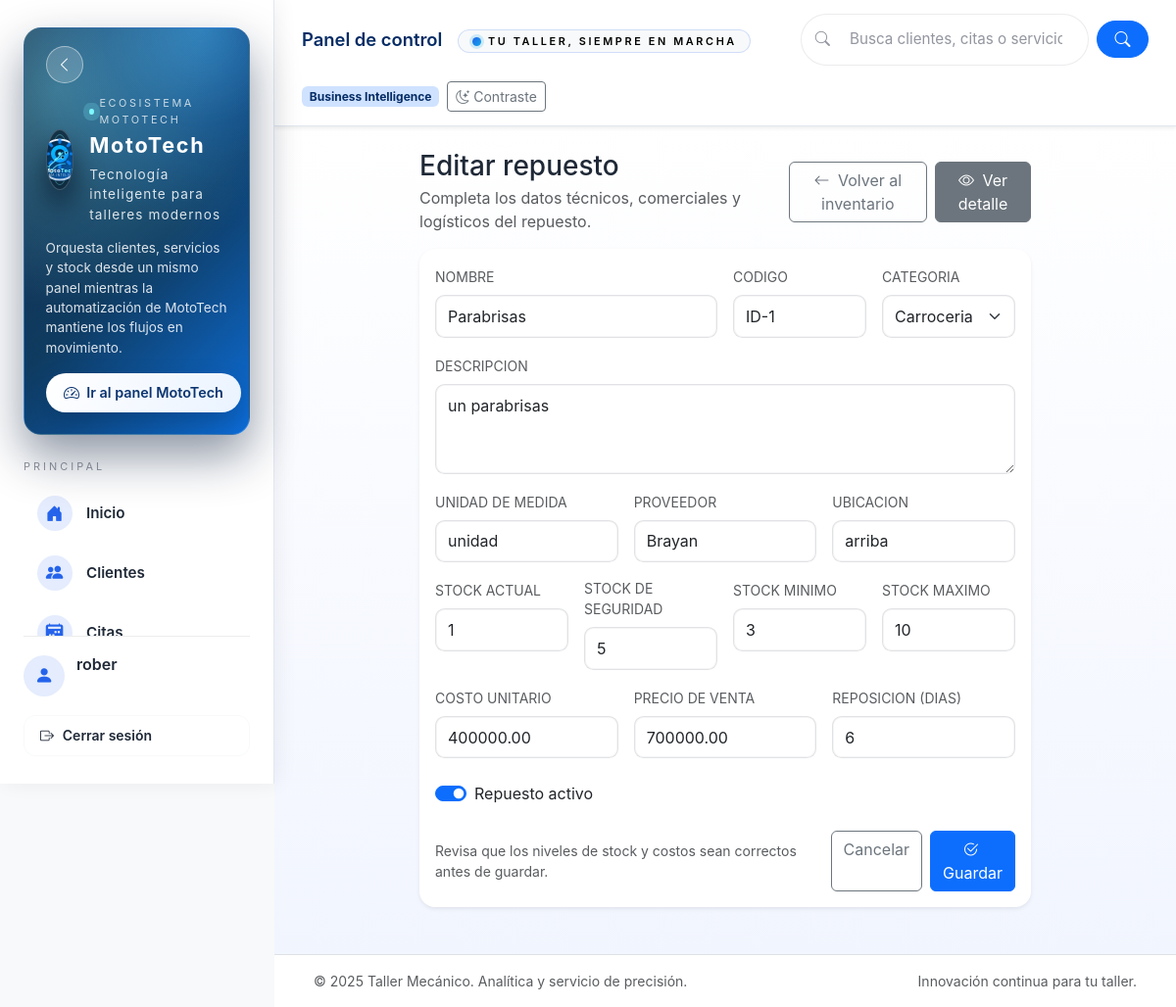
Page /inventario/1/editar/ (signed in) on the committed database.
### inventario/models.py (models this page shows, shortened)
class Repuesto(models.Model):
    codigo = models.CharField(max_length=50, unique=True)
    nombre = models.CharField(max_length=150)
    descripcion = models.TextField(blank=True)
    categoria = models.CharField(max_length=30, choices=CategoriaRepuesto.choices, default=CategoriaRepuesto.MECANICA)
    unidad_medida = models.CharField(max_length=20, default="unidad")
    proveedor = models.CharField(max_length=150, blank=True)
    ubicacion = models.CharField(max_length=100, blank=True, help_text="Ubicacion fisica, ej: Rack A-01")
    stock = models.PositiveIntegerField(default=0)
    stock_seguridad = models.PositiveIntegerField(default=0, help_text="Nivel minimo recomendado")
    stock_minimo = models.PositiveIntegerField(default=0)
    stock_maximo = models.PositiveIntegerField(default=0, help_text="Capacidad maxima planificada")
    costo_unitario = models.DecimalField(max_digits=12, decimal_places=2, default=0)
    precio_venta = models.DecimalField(max_digits=12, decimal_places=2, default=0)
    tiempo_reposicion_dias = models.PositiveIntegerField(default=0, help_text="Dias estimados para reposicion")
    activo = models.BooleanField(default=True)
    creado = models.DateTimeField(auto_now_add=True)
    actualizado = models.DateTimeField(auto_now=True)
    class Meta:
        ordering = ["nombre"]
        verbose_name = "Repuesto"
        verbose_name_plural = "Repuestos"
    def __str__(self) -> str:
        return f"{self.codigo} - {self.nombre}"

### inventario/views.py (the view, shortened to what this page needs)
# urls.py: path("<int:pk>/editar/", InventarioUpdateView.as_view(), name="update"),
class InventarioUpdateView(LoginRequiredMixin, UpdateView):
    model = Repuesto
    form_class = RepuestoForm
    template_name = "inventario/form.html"

### inventario/templates/inventario/form.html (shortened to what this page needs)
{% extends "base.html" %}
{% block content %}
<div class="row justify-content-center">
  <div class="col-xl-9 col-lg-10">
    <div class="d-flex justify-content-between align-items-center mb-3">
      <div>
        <h1 class="h3 mb-1">
          {% if view.object %}
            Editar repuesto
          {% else %}
            Nuevo repuesto
          {% endif %}
        </h1>
        <p class="text-muted mb-0">Completa los datos técnicos, comerciales y logísticos del repuesto.</p>
      </div>
      <div class="d-flex gap-2">
        <a class="btn btn-outline-secondary" href="{% url 'inventario:list' %}">
          <i class="bi bi-arrow-left me-1"></i> Volver al inventario
        </a>
        {% if view.object %}
          <a class="btn btn-secondary" href="{% url 'inventario:detail' view.object.pk %}">
            <i class="bi bi-eye me-1"></i> Ver detalle
          </a>
        {% endif %}
      </div>
    </div>
    <div class="card border-0 shadow-sm mb-4">
      <div class="card-body">
        <form method="post" novalidate>
          <div class="row g-3">
            <div class="col-md-6">
              <label class="form-label text-muted text-uppercase small" for="{{ form.nombre.id_for_label }}">Nombre</label>
              {{ form.nombre }}
            </div>
            <div class="col-md-3">
              <label class="form-label text-muted text-uppercase small" for="{{ form.codigo.id_for_label }}">Codigo</label>
              {{ form.codigo }}
            </div>
            <div class="col-md-3">
              <label class="form-label text-muted text-uppercase small" for="{{ form.categoria.id_for_label }}">Categoria</label>
              {{ form.categoria }}
            </div>
            <div class="col-12">
              <label class="form-label text-muted text-uppercase small" for="{{ form.descripcion.id_for_label }}">Descripcion</label>
              {{ form.descripcion }}
            </div>
            <div class="col-md-4">
              <label class="form-label text-muted text-uppercase small" for="{{ form.unidad_medida.id_for_label }}">Unidad de medida</label>
              {{ form.unidad_medida }}
            </div>
            <div class="col-md-4">
              <label class="form-label text-muted text-uppercase small" for="{{ form.proveedor.id_for_label }}">Proveedor</label>
              {{ form.proveedor }}
            </div>
            <div class="col-md-4">
              <label class="form-label text-muted text-uppercase small" for="{{ form.ubicacion.id_for_label }}">Ubicacion</label>
              {{ form.ubicacion }}
            </div>
            <div class="col-md-3">
              <label class="form-label text-muted text-uppercase small" for="{{ form.stock.id_for_label }}">Stock actual</label>
              {{ form.stock }}
            </div>
            <div class="col-md-3">
              <label class="form-label text-muted text-uppercase small" for="{{ form.stock_seguridad.id_for_label }}">Stock de seguridad</label>
              {{ form.stock_seguridad }}
            </div>
            <div class="col-md-3">
              <label class="form-label text-muted text-uppercase small" for="{{ form.stock_minimo.id_for_label }}">Stock minimo</label>
              {{ form.stock_minimo }}
            </div>
            <div class="col-md-3">
              <label class="form-label text-muted text-uppercase small" for="{{ form.stock_maximo.id_for_label }}">Stock maximo</label>
              {{ form.stock_maximo }}
            </div>
            <div class="col-md-4">
              <label class="form-label text-muted text-uppercase small" for="{{ form.costo_unitario.id_for_label }}">Costo unitario</label>
              {{ form.costo_unitario }}
            </div>
            <div class="col-md-4">
              <label class="form-label text-muted text-uppercase small" for="{{ form.precio_venta.id_for_label }}">Precio de venta</label>
              {{ form.precio_venta }}
            </div>
            <div class="col-md-4">
              <label class="form-label text-muted text-uppercase small" for="{{ form.tiempo_reposicion_dias.id_for_label }}">Reposicion (dias)</label>
              {{ form.tiempo_reposicion_dias }}
            </div>
            <div class="col-12">
              <div class="form-check form-switch mt-2">
                {{ form.activo }}
                <label class="form-check-label" for="{{ form.activo.id_for_label }}">Repuesto activo</label>
              </div>
            </div>
          </div>
          <div class="d-flex justify-content-between align-items-center mt-4">
            <div class="text-muted small">
              Revisa que los niveles de stock y costos sean correctos antes de guardar.
            </div>
            <div class="d-flex gap-2">
              <a class="btn btn-outline-secondary" href="{% url 'inventario:list' %}">Cancelar</a>
              <button type="submit" class="btn btn-primary">
                <i class="bi bi-check2-circle me-1"></i> Guardar
              </button>
            </div>
          </div>
        </form>
      </div>
    </div>
  </div>
</div>
{% endblock %}

### templates/base.html (shortened to what this page needs)
{% load static %}
<!doctype html>
<html lang="es" data-bs-theme="light">
<head>
  <link href="https://cdn.jsdelivr.net/npm/bootstrap@5.3.3/dist/css/bootstrap.min.css" rel="stylesheet">
  <link href="https://cdn.jsdelivr.net/npm/bootstrap-icons@1.11.3/font/bootstrap-icons.css" rel="stylesheet">
  <link rel="stylesheet" href="https://cdn.datatables.net/1.13.8/css/dataTables.bootstrap5.min.css">
  <link rel="stylesheet" href="{% static 'css/dashboard.css' %}?v=20241017">
</head>
<body class="app-body bg-body-tertiary">
<div class="app-shell d-flex min-vh-100">
  <aside class="app-sidebar" data-app-sidebar>
    <div class="sidebar-inner d-flex flex-column h-100">
      <div class="sidebar-hero">
        <div class="hero-row">
          <div class="hero-brand d-flex align-items-center gap-3">
            <div class="hero-logo d-inline-flex align-items-center justify-content-center rounded-circle">
              <img src="{% static 'img/logo.svg' %}" alt="Logo MotoTech" class="hero-logo-img" width="48" height="48" loading="lazy">
            </div>
            <div class="hero-copy">
              <span class="hero-pill">Ecosistema MotoTech</span>
              <span class="hero-title fw-bold">MotoTech</span>
              <small class="hero-slogan">Tecnolog&iacute;a inteligente para talleres modernos</small>
            </div>
          </div>
          <button type="button" class="hero-toggle btn btn-outline-light rounded-circle d-none d-lg-inline-flex" data-sidebar-toggle="desktop" aria-label="Contraer men&uacute;">
          </button>
        </div>
        <p class="hero-description">Orquesta clientes, servicios y stock desde un mismo panel mientras la automatizaci&oacute;n de MotoTech mantiene los flujos en movimiento.</p>
        <a class="hero-cta" href="{% url 'dashboard:overview' %}"><i class="bi bi-speedometer2" aria-hidden="true"></i><span>Ir al panel MotoTech</span></a>
      </div>
      <div class="sidebar-scroll flex-grow-1 mt-4">
        {% with current_ns=request.resolver_match.namespace %}
        <div class="sidebar-section">
          <p class="sidebar-section__title link-text">Principal</p>
          <nav class="sidebar-nav">
            <a class="sidebar-link{% if current_ns == 'dashboard' %} active{% endif %}" href="{% url 'dashboard:overview' %}" data-bs-toggle="tooltip" data-bs-placement="right" title="Inicio">
              <i class="bi bi-house-door-fill"></i><span class="link-text">Inicio</span>
            </a>
            <a class="sidebar-link{% if current_ns == 'clientes' %} active{% endif %}" href="{% url 'clientes:list' %}" data-bs-toggle="tooltip" data-bs-placement="right" title="Clientes">
              <i class="bi bi-people-fill"></i><span class="link-text">Clientes</span>
            </a>
            <a class="sidebar-link{% if current_ns == 'citas' %} active{% endif %}" href="{% url 'citas:list' %}" data-bs-toggle="tooltip" data-bs-placement="right" title="Citas">
              <i class="bi bi-calendar2-week-fill"></i><span class="link-text">Citas</span>
            </a>
          </nav>
        </div>
        {% endwith %}
      </div>
      <div class="sidebar-footer mt-auto pt-3">
        {% if user.is_authenticated %}
          <div class="sidebar-user mb-3">
            <div class="user-avatar d-inline-flex align-items-center justify-content-center rounded-circle">
              <i class="bi bi-person-fill"></i>
            </div>
            <div>
              <span class="d-block fw-semibold link-text">{{ user.get_full_name|default:user.username }}</span>
              <small class="text-white-50 link-text">Sesi&oacute;n activa</small>
            </div>
          </div>
          <a class="btn btn-outline-light w-100 btn-sm sidebar-action" href="{% url 'logout' %}" data-bs-toggle="tooltip" data-bs-placement="right" title="Cerrar sesi&oacute;n">
            <i class="bi bi-box-arrow-right"></i> <span class="link-text">Cerrar sesi&oacute;n</span>
          </a>
        {% else %}
          <a class="btn btn-light w-100 btn-sm sidebar-action" href="{% url 'login' %}" data-bs-toggle="tooltip" data-bs-placement="right" title="Iniciar sesi&oacute;n">
            <i class="bi bi-box-arrow-in-right"></i> <span class="link-text">Iniciar sesi&oacute;n</span>
          </a>
        {% endif %}
      </div>
    </div>
  </aside>
  <div class="app-main flex-grow-1 d-flex flex-column">
    <header class="app-topbar shadow-sm">
      <div class="topbar-left d-flex align-items-center gap-3 flex-wrap flex-lg-nowrap">
        <h1 class="page-title h5 mb-0 fw-semibold text-primary-emphasis">{% block page_title %}Panel de control{% endblock %}</h1>
        <span class="topbar-slogan badge text-bg-light text-uppercase fw-semibold"><span class="slogan-text">Tu taller, siempre en marcha</span></span>
      </div>
      <form class="header-search d-none d-lg-flex align-items-center gap-2" action="{% url 'dashboard:overview' %}" method="get">
        <div class="search-field d-flex align-items-center flex-grow-1">
          <i class="bi bi-search"></i>
          <input type="text" class="form-control" placeholder="Busca clientes, citas o servicios..." name="q" value="{{ request.GET.q }}">
        </div>
        <button class="btn btn-primary" type="submit"><i class="bi bi-search"></i></button>
      </form>
      <div class="topbar-right d-flex align-items-center gap-2 flex-wrap justify-content-end">
        {% block topbar_meta %}
          <span class="badge bg-primary-subtle text-primary-emphasis d-none d-md-inline">Business Intelligence</span>
        {% endblock %}
        <button id="toggleSectionContrast" type="button" class="btn btn-outline-secondary btn-sm ms-auto ms-md-0">
        </button>
      </div>
    </header>
    <main class="app-content flex-grow-1 py-4" data-app-main>
      <div class="container-fluid">
        {% block content %}{% endblock %}
      </div>
    </main>
    <footer class="app-footer border-top py-3">
      <div class="container-fluid d-flex flex-wrap justify-content-between align-items-center gap-2 small text-muted">
        <span>&copy; {% now "Y" %} Taller Mec&aacute;nico. Anal&iacute;tica y servicio de precisi&oacute;n.</span>
        <span>Innovaci&oacute;n continua para tu taller.</span>
      </div>
    </footer>
  </div>
</div>
<div class="toast-container position-fixed top-0 end-0 p-3" id="appToastContainer" aria-live="polite" aria-atomic="true"></div>
</body>
</html>

### rows in the picture
Repuesto: nombre "Parabrisas", codigo "ID-1", categoria "Carroceria", descripcion "un parabrisas", unidad_medida "unidad", proveedor "Brayan", ubicacion "arriba", stock "1", stock_seguridad "5", stock_minimo "3", stock_maximo "10", costo_unitario "400000.00", precio_venta "700000.00", tiempo_reposicion_dias "6", activo "☑"

### other values in the picture
{{ user.get_full_name|default:user.username }} "rober"
